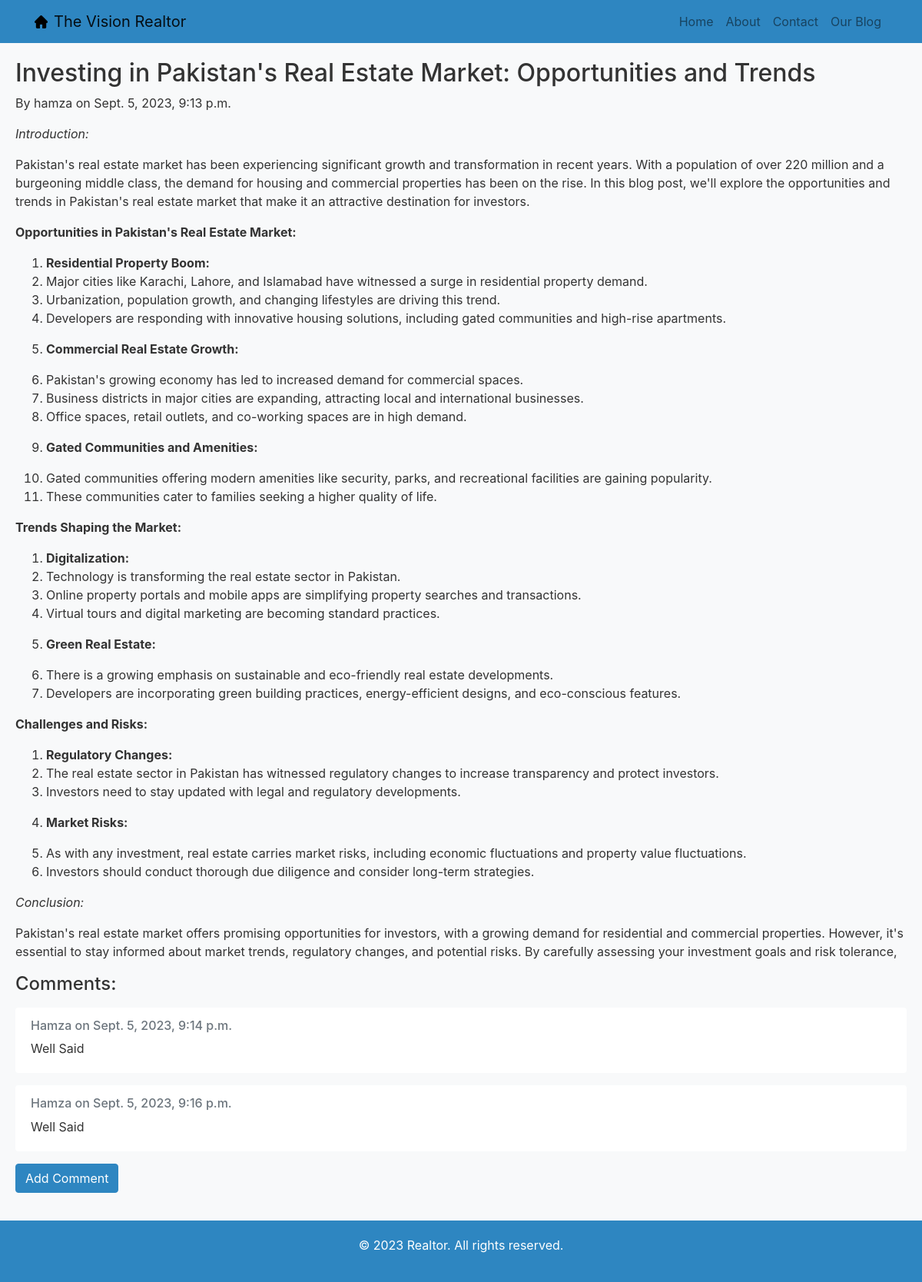
Page /blog/post/1/ on the committed database.
### blog/models.py (models this page shows, shortened)
class Post(models.Model):
    author = models.ForeignKey(settings.AUTH_USER_MODEL, on_delete=models.CASCADE)
    title = models.CharField(max_length=200)
    text = models.TextField()
    created_date = models.DateTimeField(default=timezone.now)
    published_date = models.DateTimeField(blank=True, null=True)

class Comment(models.Model):
    post = models.ForeignKey(Post, related_name='comments', on_delete=models.CASCADE)
    author = models.CharField(max_length=200)
    text = models.TextField()
    created_date = models.DateTimeField(default=timezone.now)

### blog/views.py (the view)
# urls.py: path('post/<int:pk>/', views.post_detail, name='post_detail'),
def post_detail(request, pk):
    post = get_object_or_404(Post, pk=pk)
    post.text = md.markdown(post.text)
    comments = post.comments.all()
    return render(request, 'blog/post_detail.html', {'post': post, 'comments': comments})

### blog/templates/blog/post_detail.html (shortened to what this page needs)
{% extends "base.html" %}
{% block content %}
<h2>{{ post.title }}</h2>
<p>By {{ post.author.username }} on {{ post.published_date }}</p>
<p>{{ post.text|safe }}</p>
<h4>Comments:</h4>
{% for comment in comments %}
    <div class="card mt-3">
        <div class="card-body">
            <h6 class="card-subtitle mb-2 text-muted">{{ comment.author }} on {{ comment.created_date }}</h6>
            <p class="card-text">{{ comment.text }}</p>
        </div>
    </div>
{% endfor %}
<a href="{% url 'blog:add_comment' post.pk %}" class="btn btn-primary mt-3">Add Comment</a>
{% endblock %}

### templates/base.html (style rules this page uses)
body { display: flex; flex-direction: column; min-height: 100vh; margin: 0; background-color: #F8F9FA; color: #333333; }
.btn-primary { background-color: #2E86C1; border-color: #2E86C1; }
.card { border: none; }

### rows in the picture
Post: title "Investing in Pakistan's Real Estate Market: Opportunities and Trends", author.username "hamza", published_date "Sept. 5, 2023, 9:13 p.m.", text "Introduction: Pakistan's real estate market has been experiencing significant growth and transformation in recent years. With a population of over 220 million and a burgeoning middle class, the demand for housing and commercial properties has been on the rise. In this blog post, we'll explore the opportunities and trends in Pakistan's real estate market that make it an attractive destination for investors. Opportunities in Pakistan's Real Estate Market: Residential Property Boom: Major cities like Karachi, Lahore, and Islamabad have witnessed a surge in residential property demand. Urbanization, population growth, and changing lifestyles are driving this trend. Developers are responding…"
Comment: author "Hamza", created_date "Sept. 5, 2023, 9:14 p.m.", text "Well Said"
Comment: author "Hamza", created_date "Sept. 5, 2023, 9:16 p.m.", text "Well Said"
